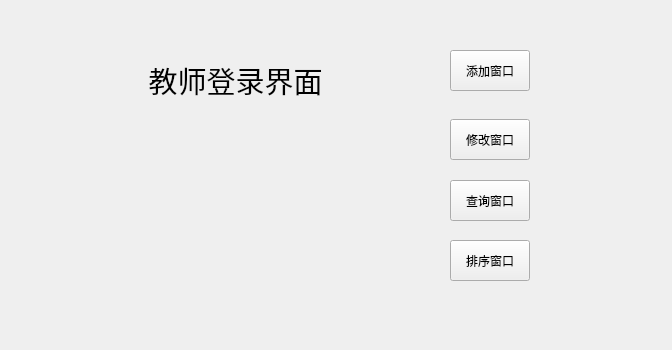
<?xml version="1.0" encoding="UTF-8"?>
<ui version="4.0">
 <class>teacherMenuWidget</class>
 <widget class="QWidget" name="teacherMenuWidget">
  <property name="geometry">
   <rect>
    <x>0</x>
    <y>0</y>
    <width>672</width>
    <height>350</height>
   </rect>
  </property>
  <property name="windowTitle">
   <string>Form</string>
  </property>
  <widget class="QPushButton" name="addButton">
   <property name="geometry">
    <rect>
     <x>450</x>
     <y>50</y>
     <width>80</width>
     <height>41</height>
    </rect>
   </property>
   <property name="text">
    <string>添加窗口</string>
   </property>
  </widget>
  <widget class="QPushButton" name="modifyButton">
   <property name="geometry">
    <rect>
     <x>450</x>
     <y>119</y>
     <width>80</width>
     <height>41</height>
    </rect>
   </property>
   <property name="text">
    <string>修改窗口</string>
   </property>
  </widget>
  <widget class="QPushButton" name="selectButton">
   <property name="geometry">
    <rect>
     <x>450</x>
     <y>180</y>
     <width>80</width>
     <height>41</height>
    </rect>
   </property>
   <property name="text">
    <string>查询窗口</string>
   </property>
  </widget>
  <widget class="QPushButton" name="sortButton">
   <property name="geometry">
    <rect>
     <x>450</x>
     <y>240</y>
     <width>80</width>
     <height>41</height>
    </rect>
   </property>
   <property name="text">
    <string>排序窗口</string>
   </property>
  </widget>
  <widget class="QLabel" name="label">
   <property name="geometry">
    <rect>
     <x>60</x>
     <y>0</y>
     <width>351</width>
     <height>161</height>
    </rect>
   </property>
   <property name="font">
    <font>
     <family>宋体</family>
     <pointsize>14</pointsize>
    </font>
   </property>
   <property name="text">
    <string>&lt;html&gt;&lt;head/&gt;&lt;body&gt;&lt;p align=&quot;center&quot;&gt;&lt;span style=&quot; font-size:22pt;&quot;&gt;教师登录界面&lt;/span&gt;&lt;/p&gt;&lt;/body&gt;&lt;/html&gt;</string>
   </property>
  </widget>
 </widget>
 <resources/>
 <connections/>
</ui>
